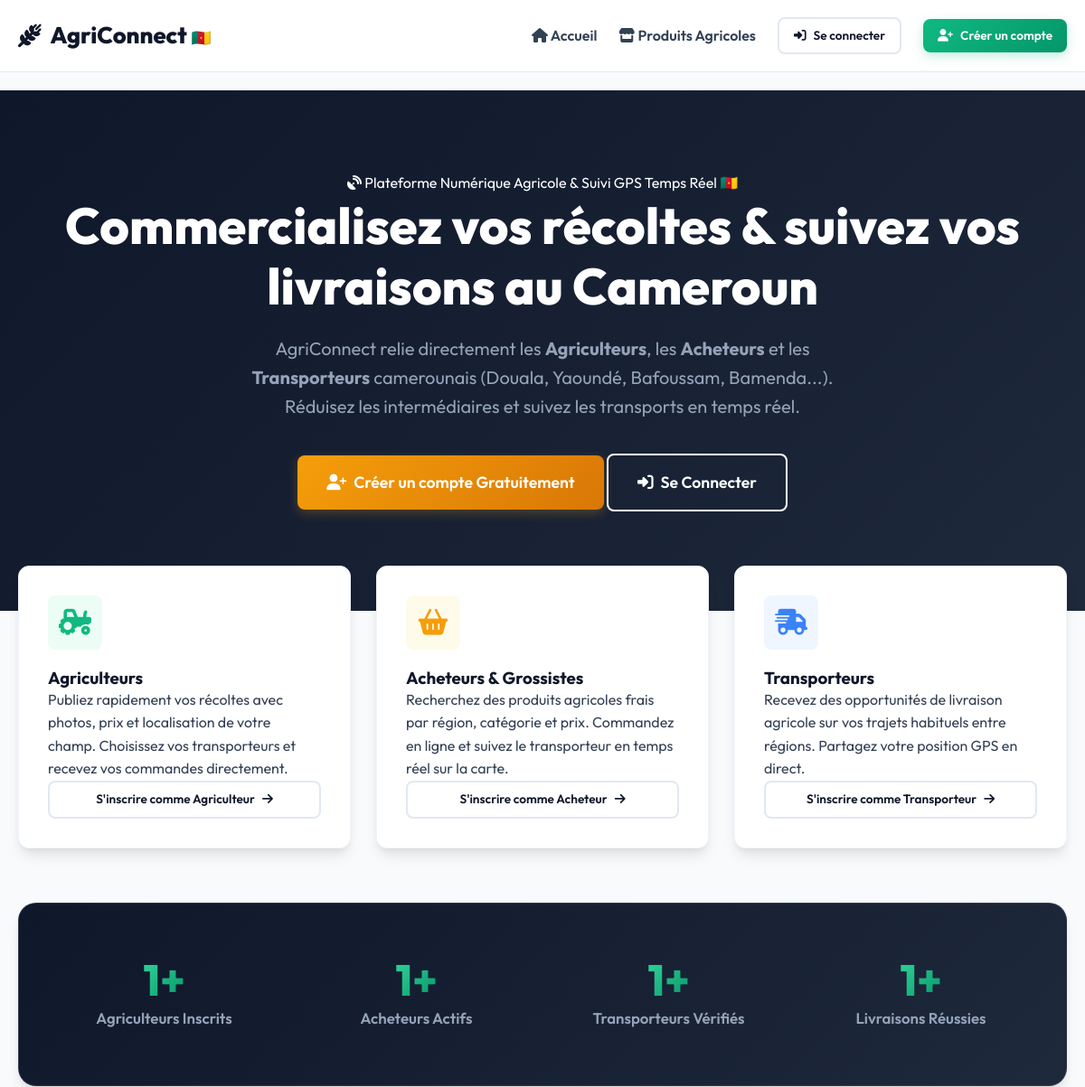
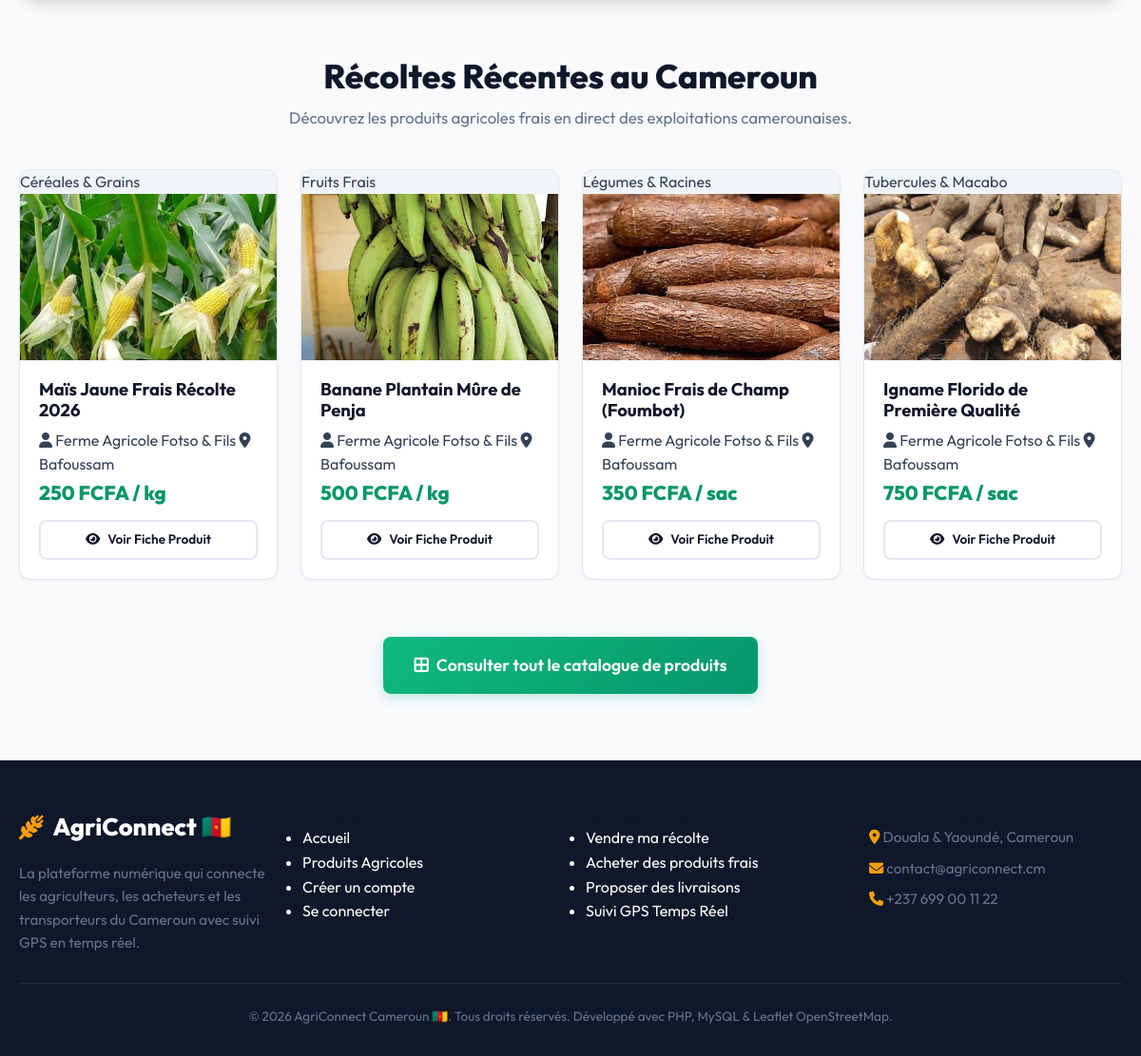
The page / on the database its author committed (2 pictures, top to bottom).
### tables this page shows
CREATE TABLE IF NOT EXISTS `produits` (
  `id` INT AUTO_INCREMENT PRIMARY KEY,
  `agriculteur_id` INT NOT NULL,
  `categorie_id` INT NOT NULL,
  `nom` VARCHAR(150) NOT NULL,
  `description` TEXT DEFAULT NULL,
  `prix` DECIMAL(10, 2) NOT NULL,
  `unite` VARCHAR(30) NOT NULL DEFAULT 'kg',
  `quantite_disponible` DECIMAL(10, 2) NOT NULL DEFAULT 0.00,
  `photo` VARCHAR(255) DEFAULT 'default_product.jpg',
  `adresse_retrait` VARCHAR(255) DEFAULT NULL,
  `latitude` DECIMAL(10, 8) DEFAULT NULL,
  `longitude` DECIMAL(11, 8) DEFAULT NULL,
  `statut` ENUM('disponible', 'epuise', 'masque') NOT NULL DEFAULT 'disponible',
  `date_publication` DATETIME DEFAULT CURRENT_TIMESTAMP,
  FOREIGN KEY (`agriculteur_id`) REFERENCES `utilisateurs`(`id`) ON DELETE CASCADE,
  FOREIGN KEY (`categorie_id`) REFERENCES `categories`(`id`) ON DELETE CASCADE
);

CREATE TABLE IF NOT EXISTS `categories` (
  `id` INT AUTO_INCREMENT PRIMARY KEY,
  `nom` VARCHAR(100) NOT NULL UNIQUE,
  `description` TEXT DEFAULT NULL,
  `icone` VARCHAR(50) DEFAULT 'fa-leaf'
);

CREATE TABLE IF NOT EXISTS `utilisateurs` (
  `id` INT AUTO_INCREMENT PRIMARY KEY,
  `nom_complet` VARCHAR(150) NOT NULL,
  `email` VARCHAR(150) NOT NULL UNIQUE,
  `mot_de_passe` VARCHAR(255) NOT NULL,
  `role` ENUM('agriculteur', 'acheteur', 'transporteur', 'admin') NOT NULL DEFAULT 'acheteur',
  `telephone` VARCHAR(30) DEFAULT NULL,
  `photo` VARCHAR(255) DEFAULT 'default_avatar.png',
  `adresse` VARCHAR(255) DEFAULT NULL,
  `ville` VARCHAR(100) DEFAULT NULL,
  `latitude` DECIMAL(10, 8) DEFAULT NULL,
  `longitude` DECIMAL(11, 8) DEFAULT NULL,
  `statut` ENUM('actif', 'suspendu') NOT NULL DEFAULT 'actif',
  `est_certifie` TINYINT(1) NOT NULL DEFAULT 0,
  `statut_certification` ENUM('non_demande', 'en_attente', 'valide', 'rejete') NOT NULL DEFAULT 'non_demande',
  `photo_cni` VARCHAR(255) DEFAULT NULL,
  `date_demande_certification` DATETIME DEFAULT NULL,
  `date_creation` DATETIME DEFAULT CURRENT_TIMESTAMP
);

### includes/fonctions.php (called while the page is built, shortened)
<?php
function formater_prix($montant) {
    return number_format((float)$montant, 0, ',', ' ') . ' FCFA';
}

### index.php (the view, shortened to what this page needs)
<?php
require_once __DIR__ . '/includes/fonctions.php';
require_once __DIR__ . '/includes/header.php';
$stmtProd = $pdo->query("
    SELECT p.*, c.nom AS categorie_nom, u.nom_complet AS agriculteur_nom, u.ville
    FROM produits p
    JOIN categories c ON p.categorie_id = c.id
    JOIN utilisateurs u ON p.agriculteur_id = u.id
    WHERE p.statut = 'disponible' AND p.quantite_disponible > 0
    ORDER BY p.date_publication DESC
    LIMIT 6
");
$produits_recents = $stmtProd->fetchAll();
$stat_agri = $pdo->query("SELECT COUNT(*) FROM utilisateurs WHERE role = 'agriculteur'")->fetchColumn();
$stat_ach = $pdo->query("SELECT COUNT(*) FROM utilisateurs WHERE role = 'acheteur'")->fetchColumn();
$stat_trans = $pdo->query("SELECT COUNT(*) FROM utilisateurs WHERE role = 'transporteur'")->fetchColumn();
$stat_cmd = $pdo->query("SELECT COUNT(*) FROM commandes WHERE statut = 'livree'")->fetchColumn();
?>
<section class="hero-section">
    <div class="container hero-content">
        <div class="hero-badge">
            <i class="fa-solid fa-satellite-dish"></i> Plateforme Numérique Agricole & Suivi GPS Temps Réel 🇨🇲
        </div>
        <h1 class="hero-title">
            Commercialisez vos récoltes & <span>suivez vos livraisons</span> au Cameroun
        </h1>
        <p class="hero-subtitle">
            AgriConnect relie directement les <strong>Agriculteurs</strong>, les <strong>Acheteurs</strong> et les <strong>Transporteurs</strong> camerounais (Douala, Yaoundé, Bafoussam, Bamenda...). Réduisez les intermédiaires et suivez les transports en temps réel.
        </p>
        <div class="hero-actions">
            <a href="inscription.php" class="btn btn-accent btn-lg">
                <i class="fa-solid fa-user-plus"></i> Créer un compte Gratuitement
            </a>
            <a href="connexion.php" class="btn btn-outline btn-lg" style="color: var(--white); border-color: var(--white);">
                <i class="fa-solid fa-right-to-bracket"></i> Se Connecter
            </a>
        </div>
    </div>
</section>
<div class="container">
    <div class="roles-grid">
        <div class="role-card agriculteur">
            <div class="role-icon">
                <i class="fa-solid fa-tractor"></i>
            </div>
            <h3>Agriculteurs</h3>
            <p>
                Publiez rapidement vos récoltes avec photos, prix et localisation de votre champ. Choisissez vos transporteurs et recevez vos commandes directement.
            </p>
            <a href="inscription.php?role=agriculteur" class="btn btn-outline btn-sm">S'inscrire comme Agriculteur <i class="fa-solid fa-arrow-right"></i></a>
        </div>
        <div class="role-card acheteur">
            <div class="role-icon">
                <i class="fa-solid fa-basket-shopping"></i>
            </div>
            <h3>Acheteurs & Grossistes</h3>
            <p>
                Recherchez des produits agricoles frais par région, catégorie et prix. Commandez en ligne et suivez le transporteur en temps réel sur la carte.
            </p>
            <a href="inscription.php?role=acheteur" class="btn btn-outline btn-sm">S'inscrire comme Acheteur <i class="fa-solid fa-arrow-right"></i></a>
        </div>
        <div class="role-card transporteur">
            <div class="role-icon">
                <i class="fa-solid fa-truck-fast"></i>
            </div>
            <h3>Transporteurs</h3>
            <p>
                Recevez des opportunités de livraison agricole sur vos trajets habituels entre régions. Partagez votre position GPS en direct.
            </p>
            <a href="inscription.php?role=transporteur" class="btn btn-outline btn-sm">S'inscrire comme Transporteur <i class="fa-solid fa-arrow-right"></i></a>
        </div>
    </div>
</div>
<div class="container">
    <div class="stats-section">
        <div class="stats-grid">
            <div class="stat-item">
                <h3><?php echo number_format($stat_agri); ?>+</h3>
                <p>Agriculteurs Inscrits</p>
            </div>
            <div class="stat-item">
                <h3><?php echo number_format($stat_ach); ?>+</h3>
                <p>Acheteurs Actifs</p>
            </div>
            <div class="stat-item">
                <h3><?php echo number_format($stat_trans); ?>+</h3>
                <p>Transporteurs Vérifiés</p>
            </div>
            <div class="stat-item">
                <h3><?php echo number_format($stat_cmd); ?>+</h3>
                <p>Livraisons Réussies</p>
            </div>
        </div>
    </div>
</div>
<div class="container" style="margin-bottom: 70px;">
    <div class="section-header">
        <h2>Récoltes Récentes au Cameroun</h2>
        <p>Découvrez les produits agricoles frais en direct des exploitations camerounaises.</p>
    </div>
    <div class="products-grid">
        <?php foreach ($produits_recents as $p): ?>
            <div class="product-card">
                <div class="product-image-wrap">
                    <span class="product-badge-cat"><?php echo htmlspecialchars($p['categorie_nom']); ?></span>
                    <img src="assets/images/<?php echo htmlspecialchars($p['photo']); ?>"
                         onerror="this.src='https://images.unsplash.com/photo-1595855759920-86582396756a?auto=format&fit=crop&w=600&q=80'"
                         alt="<?php echo htmlspecialchars($p['nom']); ?>">
                </div>
                <div class="product-details">
                    <h3 class="product-title"><?php echo htmlspecialchars($p['nom']); ?></h3>
                    <div class="product-meta">
                        <span><i class="fa-solid fa-user"></i> <?php echo htmlspecialchars($p['agriculteur_nom']); ?></span>
                        <span><i class="fa-solid fa-location-dot"></i> <?php echo htmlspecialchars($p['ville']); ?></span>
                    </div>
                    <div class="product-price">
                        <?php echo formater_prix($p['prix']); ?> <span>/ <?php echo htmlspecialchars($p['unite']); ?></span>
                    </div>
                    <div style="margin-top: auto;">
                        <a href="detail_produit.php?id=<?php echo $p['id']; ?>" class="btn btn-outline btn-sm" style="width: 100%;">
                            <i class="fa-solid fa-eye"></i> Voir Fiche Produit
                        </a>
                    </div>
                </div>
            </div>
        <?php endforeach; ?>
    </div>
    <div style="text-align: center;">
        <a href="produits.php" class="btn btn-primary btn-lg">
            <i class="fa-solid fa-border-all"></i> Consulter tout le catalogue de produits
        </a>
    </div>
</div>
<?php require_once __DIR__ . '/includes/footer.php'; ?>

### rows shown on the page
produits: categorie.nom "Céréales & Grains", photo (picture), nom "Maïs Jaune Frais Récolte 2026", agriculteur.nom_complet "Ferme Agricole Fotso & Fils", agriculteur.ville "Bafoussam", prix "250 FCFA", unite "kg", $p['id'] 1 (drawn)
produits: categorie.nom "Fruits Frais", photo (picture), nom "Banane Plantain Mûre de Penja", agriculteur.nom_complet "Ferme Agricole Fotso & Fils", agriculteur.ville "Bafoussam", prix "500 FCFA", unite "kg"
produits: categorie.nom "Légumes & Racines", photo (picture), nom "Manioc Frais de Champ (Foumbot)", agriculteur.nom_complet "Ferme Agricole Fotso & Fils", agriculteur.ville "Bafoussam", prix "350 FCFA", unite "sac"
produits: categorie.nom "Tubercules & Macabo", photo (picture), nom "Igname Florido de Première Qualité", agriculteur.nom_complet "Ferme Agricole Fotso & Fils", agriculteur.ville "Bafoussam", prix "750 FCFA", unite "sac"

### other values the page prints
$stat_agri "1"
$stat_ach "1"
$stat_trans "1"
$stat_cmd "1"
